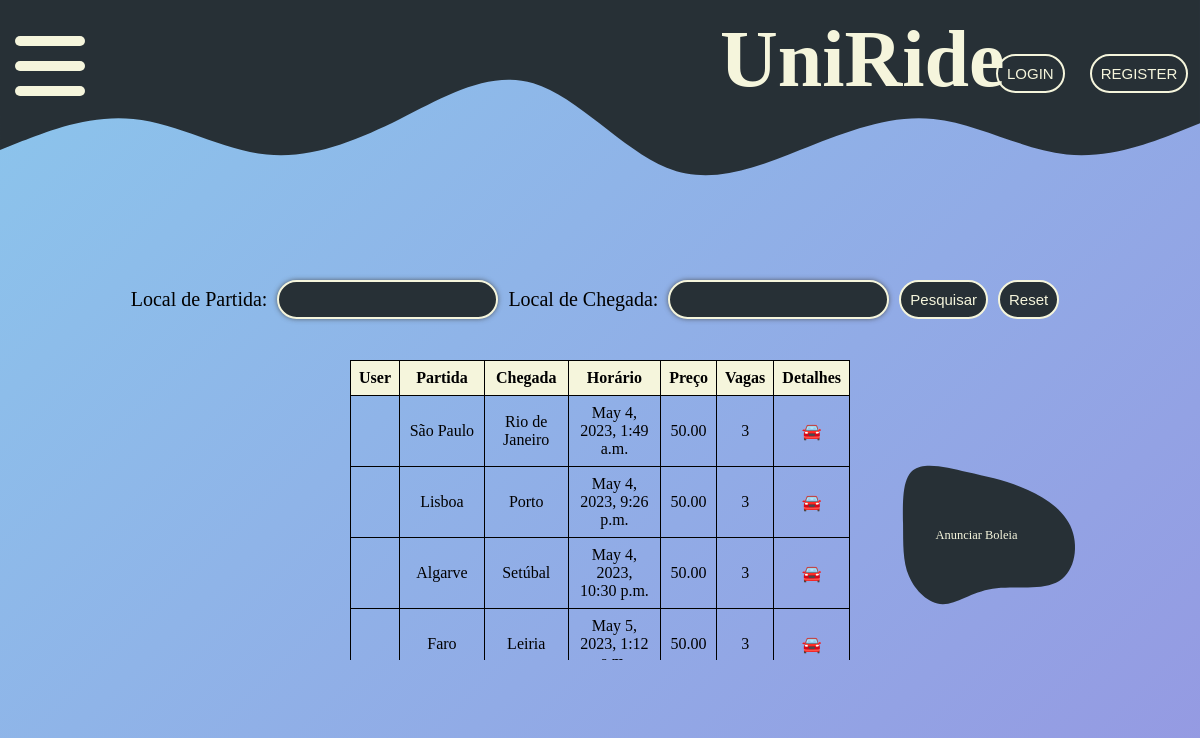
The page / on the database its author committed.
### MyApp/models.py (models this page shows)
class Boleia(models.Model):
    motorista = models.ForeignKey(User, on_delete=models.CASCADE, related_name='boleias_as_motorista')
    users = models.ManyToManyField(User, blank=True, related_name='boleias_as_passageiro')
    partida = models.CharField(max_length=255)
    chegada = models.CharField(max_length=255)
    horario = models.DateTimeField()
    preco = models.DecimalField(max_digits=8, decimal_places=2)
    vagas = models.IntegerField()
    detalhes = models.TextField(blank=True)

### MyApp/views.py (the view)
# urls.py: path('', views.index, name='index'),
def index(request):
    boleias = Boleia.objects.all()
    template = loader.get_template('MyApp/index.html')
    context = {'boleias': boleias}
    return HttpResponse(template.render(context, request))

### MyApp/templates/MyApp/index.html (shortened to what this page needs)
<!DOCTYPE html>
<html lang="en">
<head>
    {% load static %}
    <link rel="stylesheet" type="text/css" href="{% static 'MyApp/styles.css' %}" />
</head>
<body>
<nav>
      <a href="{% url 'MyApp:index' %}">
            <h1 id="titulo">UniRide</h1>
        </a>
        <section class="login_OR_register">
            {% if not user.is_authenticated %}
             <a href="{% url 'MyApp:login' %}">
                <button class="butoes_nav" id="login"> LOGIN</button>
            </a>
            <a href="{% url 'MyApp:register' %}">
                <button class="butoes_nav" id="register">REGISTER</button>
            </a>
            {% endif %}
        </section>
    <div class="hamburger-menu">
        <div class="ham-bar bar-top"></div>
         <div class="ham-bar bar-mid"></div>
         <div class="ham-bar bar-bottom"></div>
    </div>
</nav>
{% block content %}
    <section class="searchBar">
    <form id="searchForm" class="searchBar" action="{% url 'MyApp:search' %}" method="get">
        <label class="search_label" for="partida">Local de Partida:</label>
        <input class="search_inputs" type="text" id="partida" name="partida" autocomplete="off"><br><br>
        <label class="search_label" for="chegada">Local de Chegada:</label>
        <input class="search_inputs" type="text" id="chegada" name="chegada" autocomplete="off"><br><br>
            <button id="search_button" type="submit">Pesquisar</button>
            <button id="reset_button" type="submit">Reset</button>
    </form>
</section>
<section id="anuncios_container">
    {% if boleias %}
        <table>
            <thead>
                <tr>
                    <th>User</th>
                    <th>Partida</th>
                    <th>Chegada</th>
                    <th>Horário</th>
                    <th>Preço</th>
                    <th>Vagas</th>
                    <th>Detalhes</th>
                </tr>
            </thead>
            <tbody>
                {% for boleia in boleias %}
                    <tr>
                         <td>{{ boleia.user }}</td>
                         <td>{{ boleia.partida }}</td>
                        <td>{{ boleia.chegada }}</td>
                        <td>{{ boleia.horario }}</td>
                        <td>{{ boleia.preco }}</td>
                        <td>{{ boleia.vagas }}</td>
                        <td>
                            <a href="{% url 'MyApp:detalhes' boleia.id %}">
                               🚘
                            </a>
                        </td>
                    </tr>
                {% endfor %}
            </tbody>
        </table>
    {% else %}
        <p style="text-align: center; font-size: 20px; margin-top: 1em; margin-bottom: 1em; position: absolute">Não existem boleias disponíveis.</p>
    {% endif %}
</section>
    <section class="blop_anim">
        <svg id="blop" viewBox="0 0 900 600" width="900" height="600" xmlns="http://www.w3.org/2000/svg"
             xmlns:xlink="http://www.w3.org/1999/xlink" version="1.1">
            <g transform="translate(402.57248813454015 309.19142559317913)">
                <path id="blop1" d="M129.2 -132.9C177.5 -113.5 233.5 -82.3 256.6 -33.2C279.6 16 269.7 83 227.9 109.1C186 135.2 112.3 120.5 56.8 129C1.3 137.5 -36 169.3 -71.8 168.7C-107.7 168.1 -142.2 135 -158.5 96.5C-174.9 57.9 -173.1 13.9 -173.6 -38.8C-174 -91.4 -176.7 -152.6 -148.1 -175.4C-119.6 -198.2 -59.8 -182.6 -9.6 -171.1C40.5 -159.6 81 -152.2 129.2 -132.9"
                      fill="#273036"></path>
                 <a id="anunciar" href="{% url 'MyApp:anunciar' %}">
                    <text  x="-90" y="0" fill="#F5F5DC">Anunciar Boleia
                    </text>
                </a>
            </g>
            <g transform="translate(462.7996808603914 291.7726424536017)" style="visibility: hidden">
        <path id="blop2" d="M168.6 -187.1C208.7 -167.3 224.5 -104.9 208.6 -57.2C192.7 -9.5 145.1 23.4 113.4 53.6C81.8 83.9 66.2 111.5 34.3 145.2C2.4 178.9 -45.8 218.6 -80 210.3C-114.1 201.9 -134.1 145.5 -165.6 94.1C-197 42.7 -239.8 -3.6 -240.3 -49.5C-240.7 -95.5 -198.8 -141.2 -151.7 -159.7C-104.6 -178.3 -52.3 -169.6 6 -176.8C64.3 -183.9 128.6 -206.9 168.6 -187.1"
              fill="#273036"></path>
            </g>
        </svg>
    </section>
{% endblock %}
</body>
</html>

### MyApp/static/MyApp/styles.css (style rules this page uses)
* { margin-left: 0; padding: 0; margin:0; box-sizing: border-box; }
body { background-image: linear-gradient(135deg, #8BC6EC 0%, #9599E2 100%); font-family: "Candara"; min-height: 100vh; }
a { text-decoration: none; }
nav { position: fixed; margin-top: -10px; width: 100%; height: 15vh; }
#titulo { position: absolute; top: 3vh; left: 90vh; color: beige; font-size: 5rem; z-index: 1; }
.login_OR_register { position: absolute; top: 8vh; left: 83%; display: flex; align-items: center; gap: 15px; }
.hamburger-menu { height: 100px; width: 100px; background-color: #273036; position: fixed; top: 1rem; cursor:pointer; }
.ham-bar { width: 70%; height: 10px; background-color: beige; border-radius:25px; position: absolute; top: 50%; left: 50%; transform: translate(-50%, -50%); transition:transform .6s, opacity .8s, top .6s; }
.bar-top { top: 25%; }
.bar-bottom { top: 75%; }
.searchBar { position: absolute; left: 0; right: 0; top: 35%; display: flex; align-items: center; justify-content: center; }
label, input, button { display: inline-block; margin-right: 10px; white-space: nowrap; }
.search_inputs { padding: 9px; font-size: 15px; border-width: 2px; border-color: #F5F5DC; background-color: #273036; color: #F5F5DC; border-style: double; border-radius: 50px; box-shadow: 0px 0px 5px rgba(66,66,66,.75); text-shadow: 5px 0px 5px rgba(255,255,255,.60); }
.search_label { font-size:20px; }
button { padding: 9px; font-size: 15px; border-width: 2px; border-color: #F5F5DC; background-color: #273036; color: #F5F5DC; border-style: double; border-radius: 50px; }
#blop { width: 350px; height: 350px; position: absolute; top: 45%; right: 3%; }
#anunciar { font-size: 2em; }
#anuncios_container { position: relative; margin: 0 auto; width: 500px; top: 45vh; height:300px; overflow-y: auto; }
#anuncios_container table { width: 100%; height: 100px; border-collapse: collapse; position: absolute; top: 0; }
#anuncios_container th, #anuncios_container td { border: 1px solid black; padding: 0.5em; text-align: center; }
#anuncios_container th { background-color: beige; }

### rows shown on the page
Boleia: partida "São Paulo", chegada "Rio de Janeiro", horario "May 4, 2023, 1:49 a.m.", preco "50.00", vagas "3"
Boleia: partida "Lisboa", chegada "Porto", horario "May 4, 2023, 9:26 p.m.", preco "50.00", vagas "3"
Boleia: partida "Algarve", chegada "Setúbal", horario "May 4, 2023, 10:30 p.m.", preco "50.00", vagas "3"
Boleia: partida "Faro", chegada "Leiria", horario "May 5, 2023, 1:12…", preco "50.00", vagas "3"
